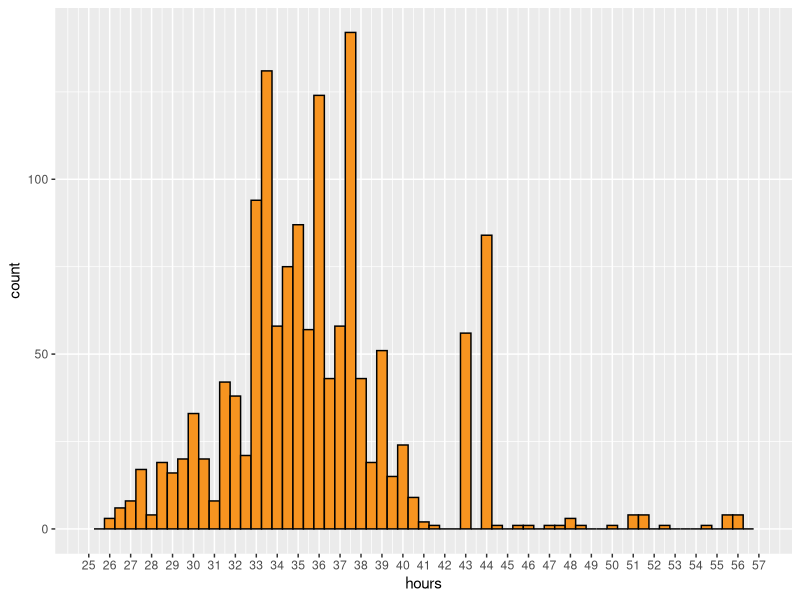
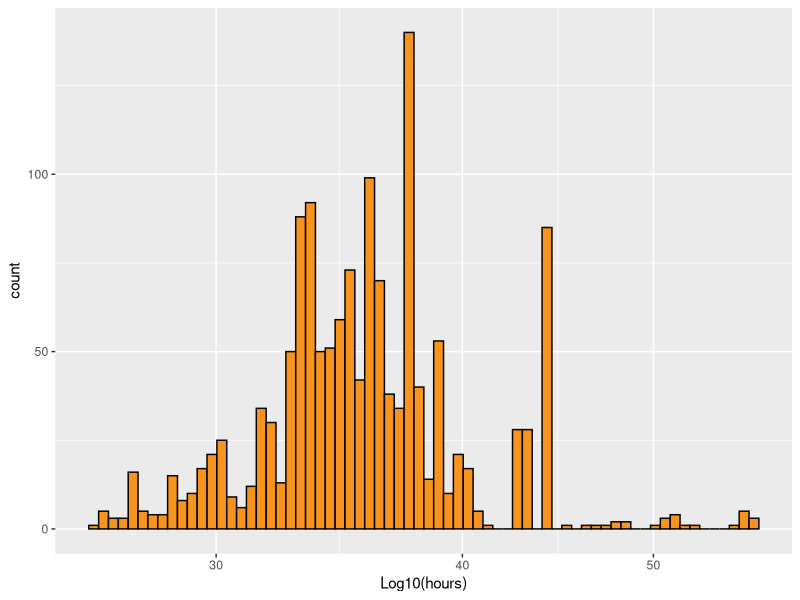
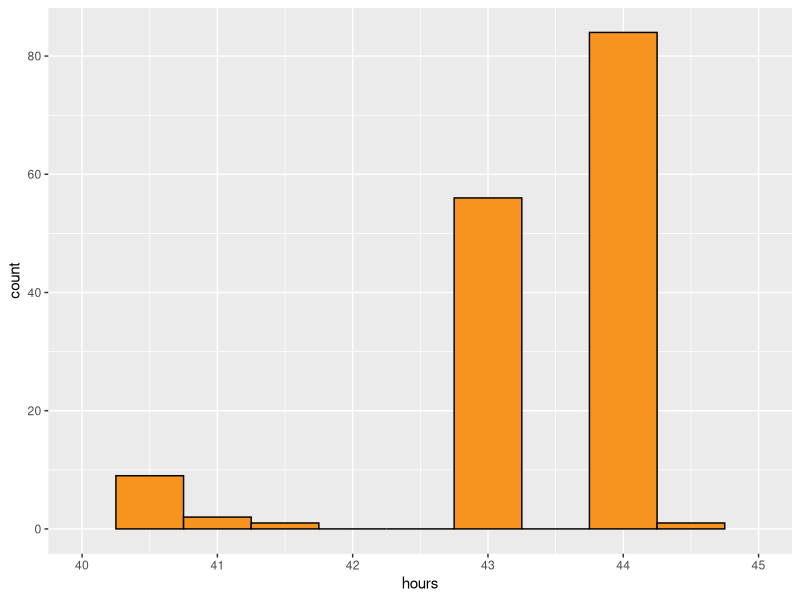
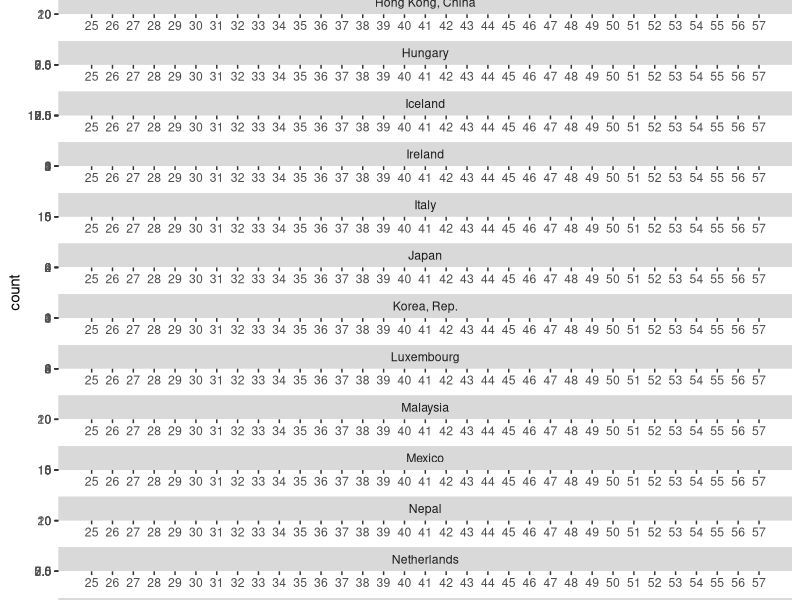
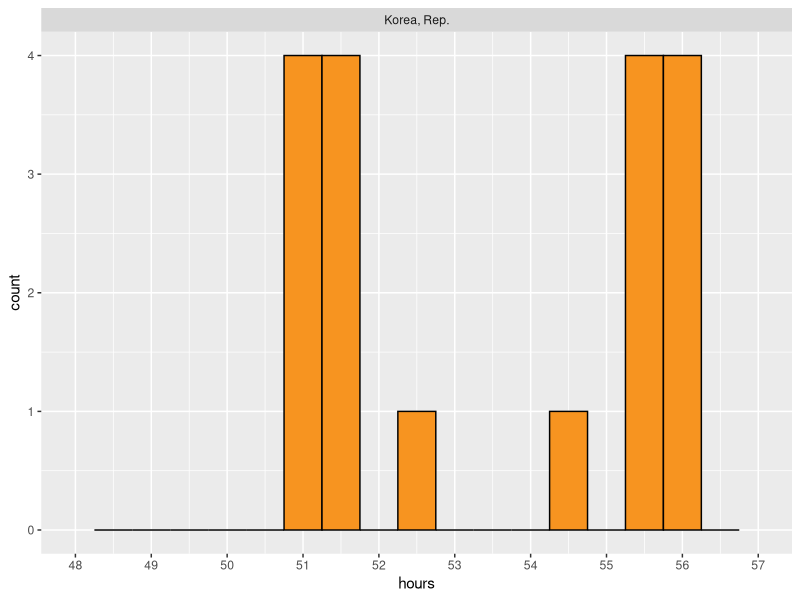

Write R code to recreate these figures, in order.
## ---- chunk 1
# The Gapminder website contains over 500 data sets with information about
# the world's population. Your task is to download a data set of your choice
# and create 2-5 plots that make use of the techniques from Lesson 3.

# You might use a simple histogram, a boxplot split over a categorical variable,
# or a frequency polygon. The choice is yours!

# You can find a link to the Gapminder website in the Instructor Notes.

# Once you've completed your investigation, create a post in the discussions that includes:
#       1. any questions you answered, your observations, and summary statistics
#       2. snippets of code that created the plots
#       3. links to the images of your plots

# You can save images by using the ggsave() command.
# ggsave() will save the last plot created.
# For example...
#                  qplot(x = price, data = diamonds)
#                  ggsave('priceHistogram.png')


# ggsave currently recognises the extensions eps/ps, tex (pictex),
# pdf, jpeg, tiff, png, bmp, svg and wmf (windows only).

# Copy and paste all of the code that you used for
# your investigation, and submit it when you are ready.
# ====================================================================================
## ---- chunk 2
library(ggplot2)
library(ggthemes)
library(gridExtra)
## ---- chunk 3
workhours <- read.csv('workingHours.csv')
## ---- chunk 4
workhours[1] <- NULL
head(workhours)
## ---- chunk 5
ggplot(aes(x = value), data = workhours) + 
  geom_histogram(binwidth = .5,  color = 'black',fill = '#F79420') +
  xlab('hours') +
  scale_x_continuous(limits = c(25, 57), breaks = seq(25, 57, 1))

ggplot(aes(x = value), data = workhours) + 
  geom_histogram(binwidth = .005,  color = 'black',fill = '#F79420') + 
  scale_x_log10()+
  xlab('Log10(hours)')
## ---- chunk 6
ggplot(aes(x = value), data = workhours) + 
  geom_histogram(binwidth = .5,  color = 'black',fill = '#F79420') +
  xlab('hours') +
  scale_x_continuous(limits = c(40, 45), breaks = seq(40, 45, 1))

## ---- chunk 7
ggplot(aes(x = value), data = workhours) + 
  geom_histogram(binwidth = .5,  color = 'black',fill = '#F79420') +
  xlab('hours') +
  scale_x_continuous(limits = c(25, 57), breaks = seq(25, 57, 1)) +
  facet_wrap(~country, ncol = 1, scales = 'free')
## ---- chunk 8
lower = subset(workhours,value < 31.5)
upper = subset(workhours,value >42 )
## ---- chunk 9
summary(workhours)
## ---- chunk 10
over50 = subset(workhours,value >= 50)
## ---- chunk 11
ggplot(aes(x = value), data = over50) + 
  geom_histogram(binwidth = .5,  color = 'black',fill = '#F79420') +
  xlab('hours') +
  scale_x_continuous(limits = c(48, 57), breaks = seq(48, 57, 1)) +
  facet_wrap(~country, ncol = 1, scales = 'free')
